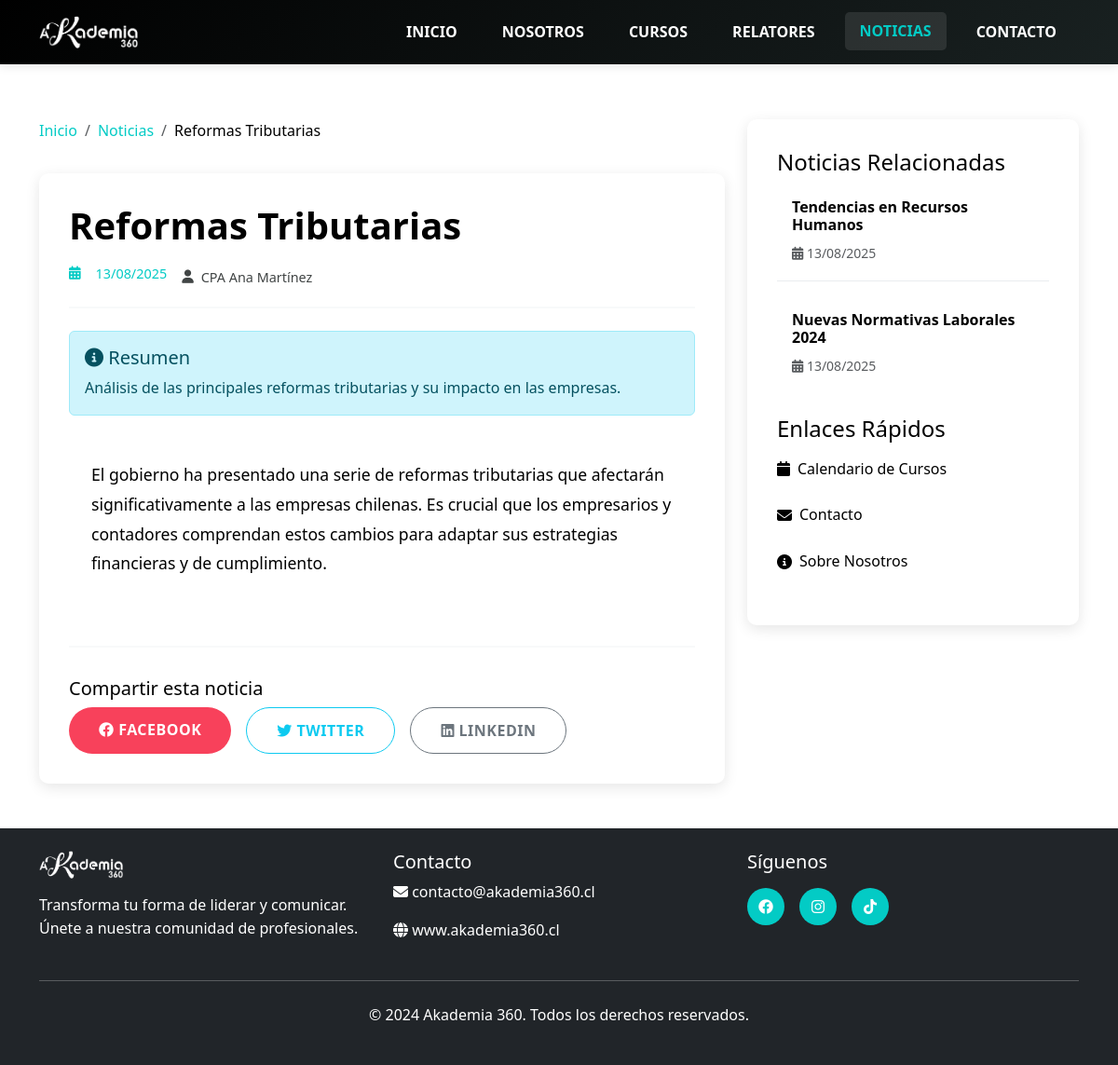
Screenshot of /pages/noticia.php?id=3 with the database file from the repository.
### tables this page shows
CREATE TABLE IF NOT EXISTS `noticias` (
    `id` INT AUTO_INCREMENT PRIMARY KEY,
    `titulo` VARCHAR(255) NOT NULL,
    `resumen` TEXT,
    `contenido` LONGTEXT,
    `imagen` VARCHAR(255),
    `autor` VARCHAR(100),
    `fecha_creacion` TIMESTAMP DEFAULT CURRENT_TIMESTAMP,
    `fecha_actualizacion` TIMESTAMP DEFAULT CURRENT_TIMESTAMP ON UPDATE CURRENT_TIMESTAMP
);

### includes/functions.php (called while the page is built, shortened)
<?php
function getRecentNews($limit = 3) {
    $mysqli = getDBConnection();
    $sql = "SELECT * FROM noticias ORDER BY fecha_creacion DESC LIMIT $limit";
    $result = $mysqli->query($sql);
    $data = [];
    if ($result) {
        while ($row = $result->fetch_assoc()) {
            $data[] = [
                'id' => $row['id'],
                'title' => $row['titulo'],
                'summary' => $row['resumen'],
                'content' => $row['contenido'],
                'image' => $row['imagen'],
                'author' => $row['autor'],
                'created_at' => $row['fecha_creacion'],
                'updated_at' => $row['fecha_actualizacion']
            ];
        }
    }
    return $data;
}
function getNewsById($id) {
    $mysqli = getDBConnection();
    $id = $mysqli->real_escape_string($id);
    $sql = "SELECT * FROM noticias WHERE id = $id";
    $result = $mysqli->query($sql);
    if ($result && $row = $result->fetch_assoc()) {
        return [
            'id' => $row['id'],
            'title' => $row['titulo'],
            'summary' => $row['resumen'],
            'content' => $row['contenido'],
            'image' => $row['imagen'],
            'author' => $row['autor'],
            'created_at' => $row['fecha_creacion'],
            'updated_at' => $row['fecha_actualizacion']
        ];
    }
    return null;
}
function formatDate($date) {
    return date('d/m/Y', strtotime($date));
}
?>

### pages/noticia.php (the view, shortened to what this page needs)
<?php
require_once '../includes/functions.php';
$news_id = isset($_GET['id']) ? (int)$_GET['id'] : 0;
$news = getNewsById($news_id);
$related_news = getRecentNews(3);
$related_news = array_filter($related_news, function($n) use ($news_id) {
    return $n['id'] != $news_id;
});
?>
<!DOCTYPE html>
<html lang="es">
<head>
    <link href="https://cdn.jsdelivr.net/npm/bootstrap@5.3.0/dist/css/bootstrap.min.css" rel="stylesheet">
    <link rel="stylesheet" href="https://cdnjs.cloudflare.com/ajax/libs/font-awesome/6.4.0/css/all.min.css">
    <link rel="stylesheet" href="../css/style.css">
</head>
<body>
    <header class="navbar navbar-expand-lg fixed-top">
        <div class="container">
            <a class="navbar-brand" href="../index.php">
                <div class="logo">
                    <img src="../img/logo-akademia360.png" alt="Akademia 360" onerror="this.style.display='none'">
                </div>
            </a>
            <div class="collapse navbar-collapse" id="navbarNav">
                <ul class="navbar-nav ms-auto">
                    <li class="nav-item">
                        <a class="nav-link" href="../index.php">INICIO</a>
                    </li>
                    <li class="nav-item">
                        <a class="nav-link" href="nosotros.php">NOSOTROS</a>
                    </li>
                    <li class="nav-item">
                        <a class="nav-link" href="calendario_cursos.php">CURSOS</a>
                    </li>
                    <li class="nav-item">
                        <a class="nav-link" href="relatores.php">RELATORES</a>
                    </li>
                    <li class="nav-item">
                        <a class="nav-link active" href="noticias.php">NOTICIAS</a>
                    </li>
                    <li class="nav-item">
                        <a class="nav-link" href="contacto.php">CONTACTO</a>
                    </li>
                </ul>
            </div>
        </div>
    </header>
    <main style="margin-top: 80px;">
        <section class="news-details py-5">
            <div class="container">
                <div class="row">
                    <div class="col-lg-8">
                        <nav aria-label="breadcrumb">
                            <ol class="breadcrumb">
                                <li class="breadcrumb-item"><a href="../index.php">Inicio</a></li>
                                <li class="breadcrumb-item"><a href="noticias.php">Noticias</a></li>
                                <li class="breadcrumb-item active" aria-current="page"><?php echo htmlspecialchars($news['title']); ?></li>
                            </ol>
                        </nav>
                        <article class="news-article">
                            <header class="news-header mb-4">
                                <h1 class="news-title"><?php echo htmlspecialchars($news['title']); ?></h1>
                                <div class="news-meta">
                                    <div class="news-date">
                                        <i class="fas fa-calendar-alt"></i>
                                        <?php echo formatDate($news['created_at']); ?>
                                    </div>
                                    <?php if ($news['author']): ?>
                                    <div class="news-author">
                                        <i class="fas fa-user"></i>
                                        <?php echo htmlspecialchars($news['author']); ?>
                                    </div>
                                    <?php endif; ?>
                                </div>
                            </header>
                            <div class="news-summary mb-4">
                                <div class="alert alert-info">
                                    <h5><i class="fas fa-info-circle"></i> Resumen</h5>
                                    <p class="mb-0"><?php echo htmlspecialchars($news['summary']); ?></p>
                                </div>
                            </div>
                            <div class="news-content">
                                <?php echo nl2br(htmlspecialchars($news['content'])); ?>
                            </div>
                            <div class="social-sharing mt-5">
                                <h5>Compartir esta noticia</h5>
                                <div class="social-buttons">
                                    <a href="https://www.facebook.com/sharer/sharer.php?u=<?php echo urlencode($_SERVER['REQUEST_URI']); ?>"
                                       target="_blank" class="btn btn-outline-primary me-2">
                                        <i class="fab fa-facebook"></i> Facebook
                                    </a>
                                    <a href="https://twitter.com/intent/tweet?url=<?php echo urlencode($_SERVER['REQUEST_URI']); ?>&text=<?php echo urlencode($news['title']); ?>"
                                       target="_blank" class="btn btn-outline-info me-2">
                                        <i class="fab fa-twitter"></i> Twitter
                                    </a>
                                    <a href="https://www.linkedin.com/sharing/share-offsite/?url=<?php echo urlencode($_SERVER['REQUEST_URI']); ?>"
                                       target="_blank" class="btn btn-outline-secondary">
                                        <i class="fab fa-linkedin"></i> LinkedIn
                                    </a>
                                </div>
                            </div>
                        </article>
                    </div>
                    <div class="col-lg-4">
                        <div class="news-sidebar">
                            <?php if (!empty($related_news)): ?>
                            <div class="related-news mb-4">
                                <h4>Noticias Relacionadas</h4>
                                <?php foreach (array_slice($related_news, 0, 3) as $related_item): ?>
                                <div class="related-news-item mb-3">
                                    <h6>
                                        <a href="noticia.php?id=<?php echo $related_item['id']; ?>">
                                            <?php echo htmlspecialchars($related_item['title']); ?>
                                        </a>
                                    </h6>
                                    <small class="text-muted">
                                        <i class="fas fa-calendar-alt"></i>
                                        <?php echo formatDate($related_item['created_at']); ?>
                                    </small>
                                </div>
                                <?php endforeach; ?>
                            </div>
                            <?php endif; ?>
                            <div class="quick-links">
                                <h4>Enlaces Rápidos</h4>
                                <ul class="list-unstyled">
                                    <li><a href="calendario_cursos.php"><i class="fas fa-calendar"></i> Calendario de Cursos</a></li>
                                    <li><a href="contacto.php"><i class="fas fa-envelope"></i> Contacto</a></li>
                                    <li><a href="../index.php#nosotros"><i class="fas fa-info-circle"></i> Sobre Nosotros</a></li>
                                </ul>
                            </div>
                        </div>
                    </div>
                </div>
            </div>
        </section>
    </main>
    <footer class="footer bg-dark text-white py-4">
        <div class="container">
            <div class="row">
                <div class="col-lg-4">
                    <div class="footer-logo">
                        <div class="logo">
                            <img src="../img/logo-akademia360.png" alt="Akademia 360" style="height: 30px; width: auto;">
                        </div>
                    </div>
                    <p class="mt-3">Transforma tu forma de liderar y comunicar. Únete a nuestra comunidad de profesionales.</p>
                </div>
                <div class="col-lg-4">
                    <h5>Contacto</h5>
                    <p><i class="fas fa-envelope"></i> contacto@akademia360.cl</p>
                    <p><i class="fas fa-globe"></i> www.akademia360.cl</p>
                </div>
                <div class="col-lg-4">
                    <h5>Síguenos</h5>
                    <div class="social-links">
                        <a href="#" class="social-link"><i class="fab fa-facebook"></i></a>
                        <a href="#" class="social-link"><i class="fab fa-instagram"></i></a>
                        <a href="#" class="social-link"><i class="fab fa-tiktok"></i></a>
                    </div>
                </div>
            </div>
            <hr class="my-4">
            <div class="text-center">
                <p>&copy; 2024 Akademia 360. Todos los derechos reservados.</p>
            </div>
        </div>
    </footer>
</body>
</html>

### css/style.css (style rules this page uses)
:root { --negro: #000000; --turquesa: #03cbc5; --gris-oscuro: #414545; --rojo: #f8415b; --gris-profundo: #192121; --primary-color: var(--turquesa); --secondary-color: var(--rojo); --accent-color: var(--gris-oscuro); --dark-color: var(--negro); --light-color: #f8f9fa; --white: #ffffff; --light-turquesa: #4dd4cf; --dark-turquesa: #02a8a3; --light-gray: #e9ecef; --medium-gray: #6c757d; --gradient-primary: linear-gradient(135deg, var(--turquesa) 0%, var(--light-turquesa) 100%); --gradient-secondary: linear-gradient(135deg, var(--rojo) 0%, #ff6b7a 100%); --gradient-hero: linear-gradient(135deg, var(--gris-profundo) 0%, var(--gris-oscuro) 100%); --gradient-navbar: linear-gradient(135deg, var(--negro) 0%, var(--gris-profundo) 100%); }
* { margin: 0; padding: 0; box-sizing: border-box; }
body { font-family: 'Segoe UI', Tahoma, Geneva, Verdana, sans-serif; line-height: 1.6; color: var(--dark-color); }
.navbar { background: var(--gradient-navbar) !important; padding: 0.75rem 0; transition: all 0.3s ease; box-shadow: 0 2px 10px rgba(0,0,0,0.1); }
.navbar-brand { font-weight: bold; }
.logo { display: flex; align-items: center; text-decoration: none; color: var(--white); }
.logo img { height: 35px; width: auto; filter: drop-shadow(0 2px 4px rgba(0,0,0,0.2)); filter: brightness(0) invert(1); }
.navbar-nav .nav-link { font-weight: 600; color: var(--white) !important; margin: 0 0.5rem; transition: all 0.3s ease; padding: 0.5rem 1rem !important; border-radius: 5px; }
.navbar-nav .nav-link:hover, .navbar-nav .nav-link.active { color: var(--turquesa) !important; background-color: rgba(255, 255, 255, 0.1); transform: translateY(-1px); }
html { scroll-behavior: smooth; }
.news-content { padding: 1.5rem; }
.news-date { color: var(--primary-color); font-size: 0.9rem; margin-bottom: 0.5rem; }
.news-date i { margin-right: 0.5rem; }
.footer { background: var(--dark-color); color: var(--white); }
.social-links { display: flex; gap: 1rem; margin-top: 1rem; }
.social-link { display: inline-flex; align-items: center; justify-content: center; width: 40px; height: 40px; background: var(--primary-color); color: var(--white); border-radius: 50%; text-decoration: none; transition: background-color 0.3s ease; }
.btn { border-radius: 25px; font-weight: 600; text-transform: uppercase; letter-spacing: 0.5px; padding: 0.75rem 2rem; transition: all 0.3s ease; }
.btn-outline-primary { background: var(--rojo); border: none; color: var(--white); }
.breadcrumb { background: transparent; padding: 0; margin-bottom: 2rem; }
.breadcrumb-item a { color: var(--primary-color); text-decoration: none; }
.breadcrumb-item.active { color: var(--dark-color); }
.news-article { background: var(--white); padding: 2rem; border-radius: 10px; box-shadow: 0 4px 15px rgba(0,0,0,0.1); }
.news-header { border-bottom: 2px solid var(--light-color); padding-bottom: 1rem; }
.news-title { color: var(--dark-color); font-weight: bold; margin-bottom: 1rem; }
.news-meta { display: flex; flex-wrap: wrap; gap: 1rem; color: var(--gris-oscuro); font-size: 0.9rem; }
.news-meta > div { display: flex; align-items: center; gap: 0.5rem; }
.news-content { line-height: 1.8; font-size: 1.1rem; }
.news-sidebar { background: var(--white); padding: 2rem; border-radius: 10px; box-shadow: 0 4px 15px rgba(0,0,0,0.1); position: sticky; top: 100px; }
.related-news-item { padding: 1rem; border-bottom: 1px solid var(--light-gray); }
.related-news-item:last-child { border-bottom: none; }
.related-news-item h6 a { color: var(--dark-color); text-decoration: none; font-weight: 600; }
.quick-links ul li { margin-bottom: 0.5rem; }
.quick-links ul li a { color: var(--dark-color); text-decoration: none; display: flex; align-items: center; gap: 0.5rem; padding: 0.5rem 0; transition: color 0.3s ease; }
.social-sharing { border-top: 2px solid var(--light-color); padding-top: 2rem; }
.social-buttons { display: flex; flex-wrap: wrap; gap: 0.5rem; }

### rows the page displays
noticias: titulo "Reformas Tributarias", autor "CPA Ana Martínez", resumen "Análisis de las principales reformas tributarias y su impacto en las empresas.", contenido "El gobierno ha presentado una serie de reformas tributarias que afectarán significativamente a las empresas chilenas. Es crucial que los empresarios y contadores comprendan estos cambios para adaptar sus estrategias financieras y de cumplimiento."
noticias: titulo "Tendencias en Recursos Humanos", created_at "13/08/2025"
noticias: titulo "Nuevas Normativas Laborales 2024", created_at "13/08/2025"

### other values shown
formatDate($news['created_at']) "13/08/2025"
